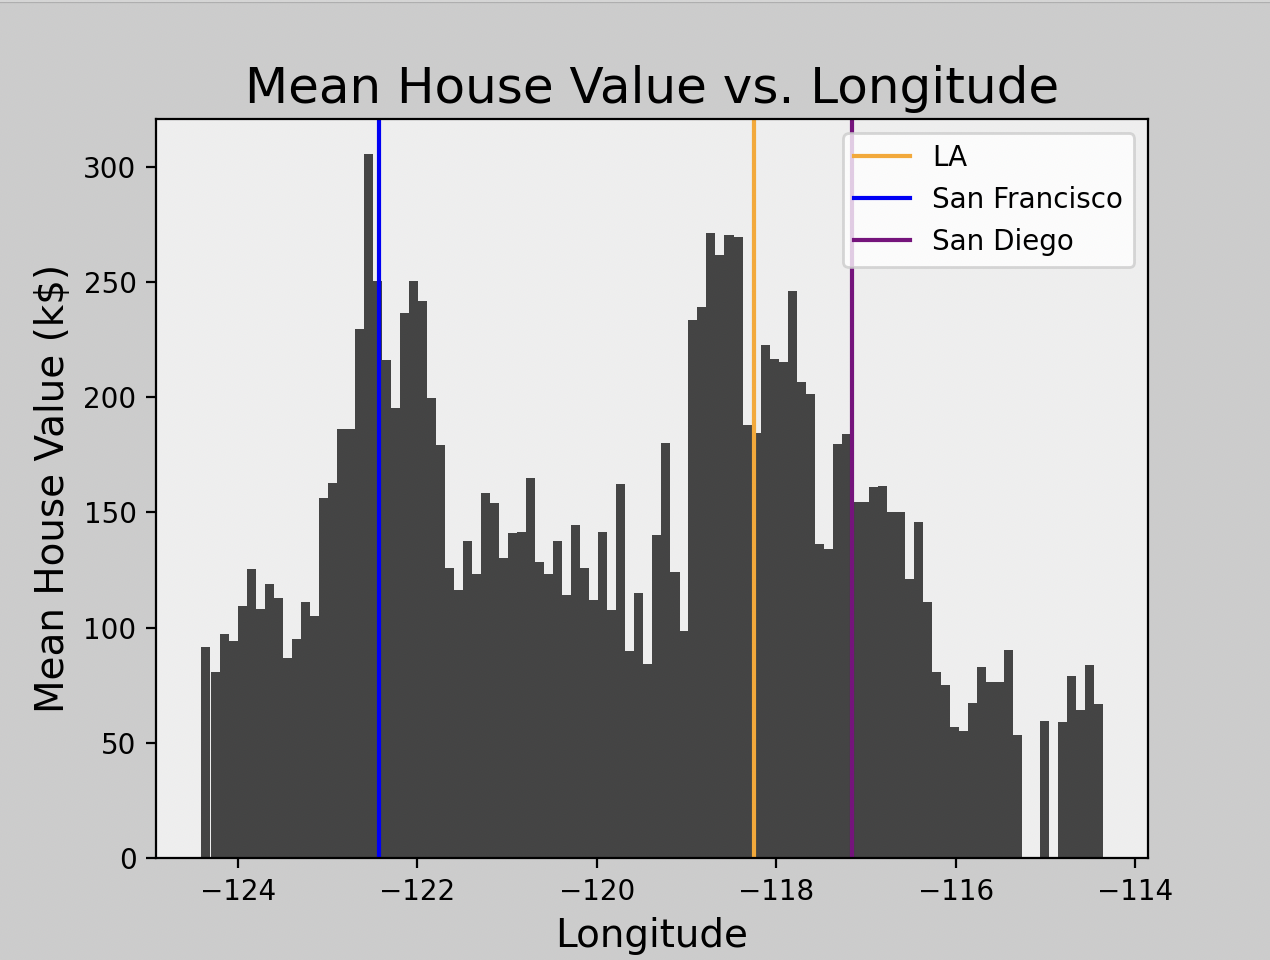

Source code (Python):
"""
Author: Chase N. Hult
ISTA 131 Final Project
This makes a bar graph showing the prices of housing given longitudinal
  proximity to major cities.
This file is for the final project of ISTA 131
"""

import matplotlib.pyplot as plt
import pandas as pd


def get_data():
    """Return a Series comparing median house value to total rooms"""
    df = pd.read_csv('housing.csv')
    # This data is censored, so we need to take out unrecorded data
    df = df[df['median_house_value'] != 500_001]
    df['bins'] = pd.cut(df['longitude'], 100)
    s = df.groupby('bins').mean(numeric_only=True)['median_house_value'] / 1000
    s.index = s.index.map(lambda i: i.left)
    return s


def make_figure(data):
    """Make a very pretty figure with the data from get_data"""
    fig = plt.figure(facecolor='#cccccc')
    ax = fig.add_subplot(facecolor='#eeeeee')
    plt.bar(x=data.index, height=data.values, width=0.101, color='#444444')
    plt.axvline(x=-118.243683, color="orange", label="LA")
    plt.axvline(x=-122.431297, color="blue", label="San Francisco")
    plt.axvline(x=-117.161087, color="purple", label="San Diego")
    plt.legend(loc='upper right')
    ax.set_title("Mean House Value vs. Longitude", fontsize=18)
    ax.set_xlabel("Longitude", fontsize=14)
    ax.set_ylabel("Mean House Value (k$)", fontsize=14)
    plt.show()


def main():
    data = get_data()
    make_figure(data)


if __name__ == "__main__":
    main()
